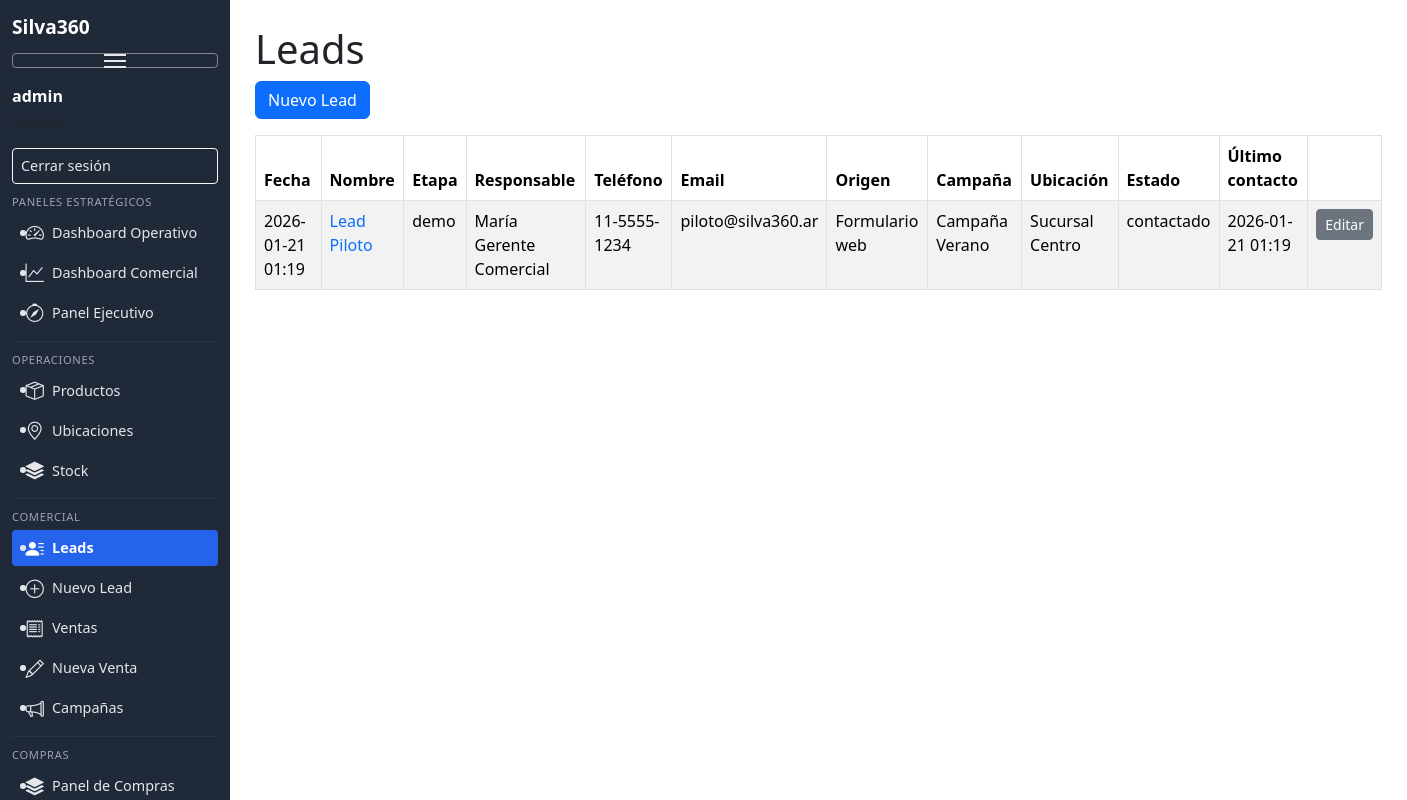
Page /leads (signed in) on the committed database.
### models.py (models this page shows)
class Lead(db.Model):
    __tablename__ = "leads"
    id = db.Column(db.Integer, primary_key=True)
    created_at = db.Column(db.DateTime, default=datetime.utcnow)
    name = db.Column(db.String(200), nullable=False)
    phone = db.Column(db.String(50))
    email = db.Column(db.String(120))
    source = db.Column(db.String(50))  # Meta, Google, Orgánico, referido, etc.
    status = db.Column(db.String(50), default="nuevo")
    business_unit_id = db.Column(db.Integer, db.ForeignKey("business_units.id"), nullable=False)
    product_id = db.Column(db.Integer, db.ForeignKey("products.id"), nullable=True)
    location_id = db.Column(db.Integer, db.ForeignKey("locations.id"), nullable=True)
    stage = db.Column(db.String(40), default="nuevo")
    owner_name = db.Column(db.String(120), nullable=True)
    last_contacted_at = db.Column(db.DateTime, nullable=True)
    campaign_id = db.Column(db.Integer, db.ForeignKey("campaigns.id"), nullable=True)
    business_unit = db.relationship("BusinessUnit")
    product = db.relationship("Product")
    location = db.relationship("Location")
    campaign = db.relationship("Campaign", back_populates="leads")

class Campaign(db.Model):
    __tablename__ = "campaigns"
    id = db.Column(db.Integer, primary_key=True)
    name = db.Column(db.String(180), nullable=False)
    channel = db.Column(db.String(120))
    cost_estimate = db.Column(db.Numeric(12, 2), nullable=True)
    start_date = db.Column(db.Date, nullable=True)
    end_date = db.Column(db.Date, nullable=True)
    active = db.Column(db.Boolean, default=True)
    leads = db.relationship("Lead", back_populates="campaign")

class Location(db.Model):
    __tablename__ = "locations"
    id = db.Column(db.Integer, primary_key=True)
    name = db.Column(db.String(120), nullable=False)  # Sucursal 1, Nave Central, etc.
    address = db.Column(db.String(200), nullable=True)
    city = db.Column(db.String(100), nullable=True)
    state = db.Column(db.String(100), nullable=True)
    zip_code = db.Column(db.String(20), nullable=True)
    country = db.Column(db.String(100), default='México')
    phone = db.Column(db.String(20), nullable=True)
    email = db.Column(db.String(140), nullable=True)
    manager_name = db.Column(db.String(120), nullable=True)
    is_active = db.Column(db.Boolean, default=True)
    type = db.Column(db.String(50))  # sucursal, nave

### blueprints/crm.py (the view)
@crm_bp.route("/leads")
def leads_list():
    leads = Lead.query.order_by(Lead.created_at.desc()).all()
    units = {u.id: u.name for u in BusinessUnit.query.all()}
    products = {p.id: p.name for p in Product.query.all()}
    locations = {location.id: location.name for location in Location.query.all()}
    campaigns = {c.id: c.name for c in Campaign.query.all()}
    return render_template(
        "leads_list.html",
        leads=leads,
        units=units,
        products=products,
        locations=locations,
        campaigns=campaigns,
    )

### security.py (called while the page is built)
def module_allowed(module):
    if not module:
        return True
    role = session.get("role")
    if not role:
        return False
    allowed = ACCESS_MAP.get(role, [])
    if "all" in allowed:
        return True
    return module in allowed

def protect_blueprint(bp, module):
    @bp.before_request
    def guard():
        if module_allowed(module):
            return  # access granted
        flash("No tenés acceso a este módulo.", "warning")
        return redirect(url_for("auth.login"))

### templates/leads_list.html
{% extends 'base.html' %}
{% block content %}
<h1>Leads</h1>
<a href="/leads/new" class="btn btn-primary mb-3">Nuevo Lead</a>
<table class="table table-bordered table-striped">
    <thead>
        <tr>
            <th>Fecha</th>
            <th>Nombre</th>
            <th>Etapa</th>
            <th>Responsable</th>
            <th>Teléfono</th>
            <th>Email</th>
            <th>Origen</th>
            <th>Campaña</th>
            <th>Ubicación</th>
            <th>Estado</th>
            <th>Último contacto</th>
            <th></th>
        </tr>
    </thead>
    <tbody>
        {% for lead in leads %}
        <tr>
            <td>{{ lead.created_at.strftime("%Y-%m-%d %H:%M") }}</td>
            <td>
                <a href="/leads/{{ lead.id }}" class="text-decoration-none">
                    {{ lead.name }}
                </a>
            </td>
            <td>{{ lead.stage }}</td>
            <td>{{ lead.owner_name or '-' }}</td>
            <td>{{ lead.phone }}</td>
            <td>{{ lead.email }}</td>
            <td>{{ lead.source }}</td>
            <td>{{ campaigns.get(lead.campaign_id, '') }}</td>
            <td>{{ locations.get(lead.location_id, '') }}</td>
            <td>{{ lead.status }}</td>
            <td>
                {% if lead.last_contacted_at %}
                    {{ lead.last_contacted_at.strftime("%Y-%m-%d %H:%M") }}
                {% else %}
                    ---
                {% endif %}
            </td>
            <td>
                <a href="/leads/edit/{{ lead.id }}" class="btn btn-sm btn-secondary">Editar</a>
            </td>
        </tr>
        {% endfor %}
    </tbody>
</table>
{% endblock %}

### templates/base.html (style rules this page uses)
body { margin: 0; padding: 0; display: flex; font-family: system-ui, -apple-system, BlinkMacSystemFont, "Segoe UI", sans-serif; }

### rows in the picture
Lead: created_at "2026-01-21 01:19", name "Lead Piloto", stage "demo", owner_name "María Gerente Comercial", phone "11-5555-1234", email "piloto@silva360.ar", source "Formulario web", status "contactado", last_contacted_at "2026-01-21 01:19"
Campaign: get "Campaña Verano"
Location: get "Sucursal Centro"

### other values in the picture
{{ current_user }} "admin"
